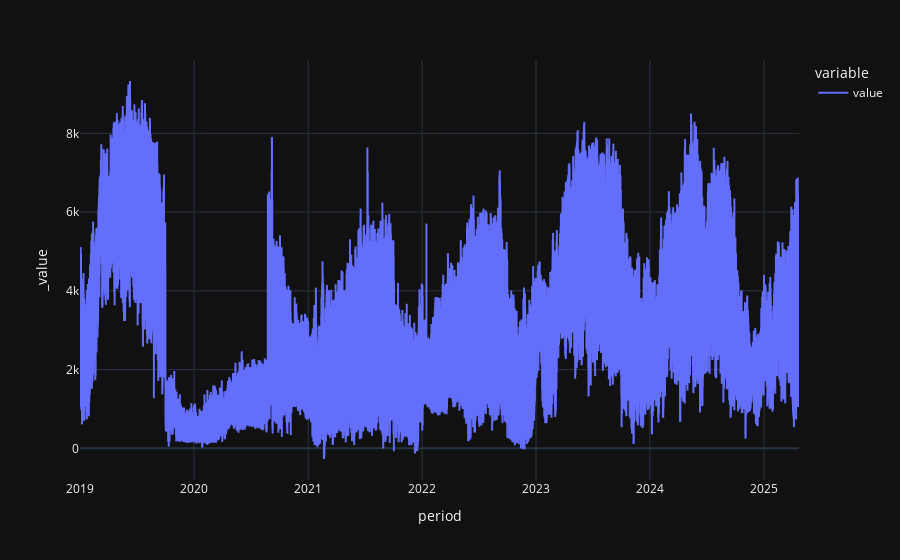

The code cell stored with this chart in its notebook:
### Code cell
x.plot()

### Figure 1 — Plotly figure (JSON) as saved in the notebook; plotly's stock layout.template omitted (floating-point values rounded to 4 significant figures; data arrays with more than 128 entries replaced by an {"elided": "..."} marker saying what was removed)
{"data": [{"hovertemplate": "variable=value<br>period=%{x}<br>_value=%{y}<extra></extra>", "legendgroup": "value", "line": {"color": "#636efa", "dash": "solid"}, "marker": {"symbol": "circle"}, "mode": "lines", "name": "value", "showlegend": true, "type": "scattergl", "x": {"elided": "55300 str values"}, "xaxis": "x", "y": {"elided": "55300 int values"}, "yaxis": "y"}], "layout": {"legend": {"title": {"text": "variable"}, "tracegroupgap": 0}, "margin": {"t": 60}, "xaxis": {"anchor": "y", "domain": [0, 1], "title": {"text": "period"}}, "yaxis": {"anchor": "x", "domain": [0, 1], "title": {"text": "_value"}}}}
